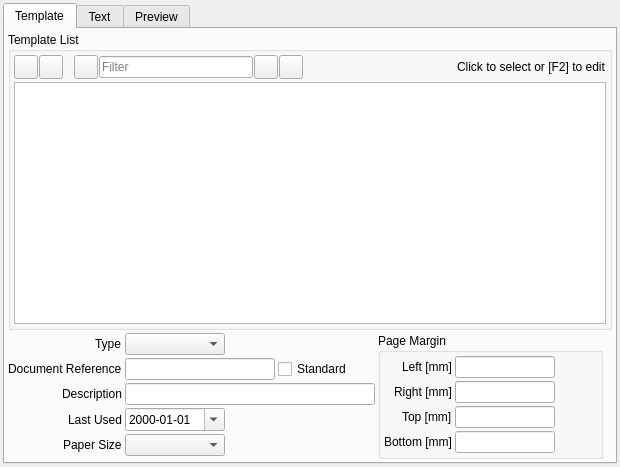
<?xml version="1.0" encoding="UTF-8"?>
<ui version="4.0">
 <class>SRM_TemplateWidget</class>
 <widget class="QWidget" name="SRM_TemplateWidget">
  <property name="geometry">
   <rect>
    <x>0</x>
    <y>0</y>
    <width>620</width>
    <height>467</height>
   </rect>
  </property>
  <property name="windowTitle">
   <string>Form</string>
  </property>
  <layout class="QGridLayout" name="gridLayout_10">
   <property name="leftMargin">
    <number>3</number>
   </property>
   <property name="topMargin">
    <number>3</number>
   </property>
   <property name="rightMargin">
    <number>3</number>
   </property>
   <property name="bottomMargin">
    <number>3</number>
   </property>
   <property name="spacing">
    <number>3</number>
   </property>
   <item row="0" column="0">
    <widget class="QTabWidget" name="tabWidget">
     <property name="currentIndex">
      <number>0</number>
     </property>
     <widget class="QWidget" name="tab">
      <attribute name="title">
       <string>Template</string>
      </attribute>
      <layout class="QGridLayout" name="gridLayout_2">
       <property name="leftMargin">
        <number>3</number>
       </property>
       <property name="topMargin">
        <number>3</number>
       </property>
       <property name="rightMargin">
        <number>3</number>
       </property>
       <property name="bottomMargin">
        <number>3</number>
       </property>
       <property name="spacing">
        <number>3</number>
       </property>
       <item row="0" column="0" colspan="5">
        <widget class="QGroupBox" name="gbDocument">
         <property name="title">
          <string>Template List</string>
         </property>
         <layout class="QGridLayout" name="gridLayout">
          <property name="leftMargin">
           <number>3</number>
          </property>
          <property name="topMargin">
           <number>3</number>
          </property>
          <property name="rightMargin">
           <number>3</number>
          </property>
          <property name="bottomMargin">
           <number>3</number>
          </property>
          <property name="spacing">
           <number>3</number>
          </property>
          <item row="0" column="0">
           <layout class="QHBoxLayout" name="horizontalLayout">
            <property name="spacing">
             <number>1</number>
            </property>
            <item>
             <widget class="QToolButton" name="pbAdd">
              <property name="minimumSize">
               <size>
                <width>24</width>
                <height>24</height>
               </size>
              </property>
              <property name="maximumSize">
               <size>
                <width>24</width>
                <height>24</height>
               </size>
              </property>
              <property name="text">
               <string/>
              </property>
              <property name="icon">
               <iconset resource="../../../db/src/gui/db.qrc">
                <normaloff>:/images/icons/add.png</normaloff>:/images/icons/add.png</iconset>
              </property>
             </widget>
            </item>
            <item>
             <widget class="QToolButton" name="pbDelete">
              <property name="minimumSize">
               <size>
                <width>24</width>
                <height>24</height>
               </size>
              </property>
              <property name="maximumSize">
               <size>
                <width>24</width>
                <height>24</height>
               </size>
              </property>
              <property name="text">
               <string/>
              </property>
              <property name="icon">
               <iconset resource="../../../db/src/gui/db.qrc">
                <normaloff>:/images/icons/delete.png</normaloff>:/images/icons/delete.png</iconset>
              </property>
             </widget>
            </item>
            <item>
             <spacer name="horizontalSpacer_3">
              <property name="orientation">
               <enum>Qt::Horizontal</enum>
              </property>
              <property name="sizeType">
               <enum>QSizePolicy::Fixed</enum>
              </property>
              <property name="sizeHint" stdset="0">
               <size>
                <width>10</width>
                <height>20</height>
               </size>
              </property>
             </spacer>
            </item>
            <item>
             <widget class="QToolButton" name="pbSave">
              <property name="minimumSize">
               <size>
                <width>24</width>
                <height>24</height>
               </size>
              </property>
              <property name="maximumSize">
               <size>
                <width>24</width>
                <height>24</height>
               </size>
              </property>
              <property name="text">
               <string/>
              </property>
              <property name="icon">
               <iconset resource="../../../db/src/gui/db.qrc">
                <normaloff>:/images/icons/database_save.png</normaloff>:/images/icons/database_save.png</iconset>
              </property>
             </widget>
            </item>
            <item>
             <widget class="QLineEdit" name="leFilter">
              <property name="placeholderText">
               <string>Filter</string>
              </property>
             </widget>
            </item>
            <item>
             <widget class="QToolButton" name="pbFilterOn">
              <property name="minimumSize">
               <size>
                <width>24</width>
                <height>24</height>
               </size>
              </property>
              <property name="maximumSize">
               <size>
                <width>24</width>
                <height>24</height>
               </size>
              </property>
              <property name="text">
               <string/>
              </property>
              <property name="icon">
               <iconset resource="../../../db/src/gui/db.qrc">
                <normaloff>:/images/icons/filter.png</normaloff>:/images/icons/filter.png</iconset>
              </property>
             </widget>
            </item>
            <item>
             <widget class="QToolButton" name="pbFilterOff">
              <property name="minimumSize">
               <size>
                <width>24</width>
                <height>24</height>
               </size>
              </property>
              <property name="maximumSize">
               <size>
                <width>24</width>
                <height>24</height>
               </size>
              </property>
              <property name="text">
               <string/>
              </property>
              <property name="icon">
               <iconset resource="../../../db/src/gui/db.qrc">
                <normaloff>:/images/icons/filter_empty.png</normaloff>:/images/icons/filter_empty.png</iconset>
              </property>
             </widget>
            </item>
            <item>
             <spacer name="horizontalSpacer">
              <property name="orientation">
               <enum>Qt::Horizontal</enum>
              </property>
              <property name="sizeHint" stdset="0">
               <size>
                <width>40</width>
                <height>20</height>
               </size>
              </property>
             </spacer>
            </item>
            <item>
             <widget class="QLabel" name="label">
              <property name="text">
               <string>Click to select or [F2] to edit</string>
              </property>
             </widget>
            </item>
           </layout>
          </item>
          <item row="1" column="0">
           <widget class="QTableView" name="tvTemplate"/>
          </item>
         </layout>
        </widget>
       </item>
       <item row="1" column="0">
        <layout class="QFormLayout" name="formLayout">
         <property name="labelAlignment">
          <set>Qt::AlignRight|Qt::AlignTrailing|Qt::AlignVCenter</set>
         </property>
         <property name="horizontalSpacing">
          <number>3</number>
         </property>
         <property name="verticalSpacing">
          <number>3</number>
         </property>
         <item row="0" column="0">
          <widget class="QLabel" name="label_5">
           <property name="text">
            <string>Type</string>
           </property>
          </widget>
         </item>
         <item row="0" column="1">
          <widget class="QComboBox" name="cbType">
           <property name="minimumSize">
            <size>
             <width>100</width>
             <height>0</height>
            </size>
           </property>
           <property name="maximumSize">
            <size>
             <width>100</width>
             <height>16777215</height>
            </size>
           </property>
          </widget>
         </item>
         <item row="1" column="0">
          <widget class="QLabel" name="label_2">
           <property name="text">
            <string>Document Reference</string>
           </property>
          </widget>
         </item>
         <item row="2" column="0">
          <widget class="QLabel" name="label_3">
           <property name="text">
            <string>Description</string>
           </property>
          </widget>
         </item>
         <item row="2" column="1">
          <widget class="QLineEdit" name="leDescription">
           <property name="minimumSize">
            <size>
             <width>250</width>
             <height>0</height>
            </size>
           </property>
           <property name="maximumSize">
            <size>
             <width>250</width>
             <height>16777215</height>
            </size>
           </property>
          </widget>
         </item>
         <item row="3" column="0">
          <widget class="QLabel" name="label_4">
           <property name="text">
            <string>Last Used</string>
           </property>
          </widget>
         </item>
         <item row="3" column="1">
          <widget class="QDateEdit" name="dteLastUsed">
           <property name="minimumSize">
            <size>
             <width>100</width>
             <height>0</height>
            </size>
           </property>
           <property name="maximumSize">
            <size>
             <width>100</width>
             <height>16777215</height>
            </size>
           </property>
           <property name="displayFormat">
            <string>yyyy-MM-dd</string>
           </property>
           <property name="calendarPopup">
            <bool>true</bool>
           </property>
          </widget>
         </item>
         <item row="4" column="0">
          <widget class="QLabel" name="label_6">
           <property name="text">
            <string>Paper Size</string>
           </property>
          </widget>
         </item>
         <item row="4" column="1">
          <widget class="QComboBox" name="cbPaperSize">
           <property name="minimumSize">
            <size>
             <width>100</width>
             <height>0</height>
            </size>
           </property>
           <property name="maximumSize">
            <size>
             <width>100</width>
             <height>16777215</height>
            </size>
           </property>
          </widget>
         </item>
         <item row="1" column="1">
          <layout class="QHBoxLayout" name="horizontalLayout_8">
           <item>
            <widget class="QLineEdit" name="leReference">
             <property name="minimumSize">
              <size>
               <width>150</width>
               <height>0</height>
              </size>
             </property>
             <property name="maximumSize">
              <size>
               <width>150</width>
               <height>16777215</height>
              </size>
             </property>
            </widget>
           </item>
           <item>
            <widget class="QCheckBox" name="chbStandard">
             <property name="text">
              <string>Standard</string>
             </property>
            </widget>
           </item>
           <item>
            <spacer name="horizontalSpacer_9">
             <property name="orientation">
              <enum>Qt::Horizontal</enum>
             </property>
             <property name="sizeType">
              <enum>QSizePolicy::Expanding</enum>
             </property>
             <property name="sizeHint" stdset="0">
              <size>
               <width>15</width>
               <height>20</height>
              </size>
             </property>
            </spacer>
           </item>
          </layout>
         </item>
        </layout>
       </item>
       <item row="1" column="1">
        <widget class="QGroupBox" name="groupBox">
         <property name="title">
          <string>Page Margin</string>
         </property>
         <layout class="QGridLayout" name="gridLayout_11">
          <property name="leftMargin">
           <number>3</number>
          </property>
          <property name="topMargin">
           <number>3</number>
          </property>
          <property name="rightMargin">
           <number>3</number>
          </property>
          <property name="bottomMargin">
           <number>3</number>
          </property>
          <property name="spacing">
           <number>3</number>
          </property>
          <item row="0" column="0">
           <layout class="QFormLayout" name="formLayout_2">
            <property name="fieldGrowthPolicy">
             <enum>QFormLayout::AllNonFixedFieldsGrow</enum>
            </property>
            <property name="labelAlignment">
             <set>Qt::AlignRight|Qt::AlignTrailing|Qt::AlignVCenter</set>
            </property>
            <property name="horizontalSpacing">
             <number>3</number>
            </property>
            <property name="verticalSpacing">
             <number>3</number>
            </property>
            <item row="0" column="0">
             <widget class="QLabel" name="label_7">
              <property name="text">
               <string>Left [mm]</string>
              </property>
             </widget>
            </item>
            <item row="0" column="1">
             <widget class="QLineEdit" name="leLeft">
              <property name="minimumSize">
               <size>
                <width>100</width>
                <height>0</height>
               </size>
              </property>
              <property name="maximumSize">
               <size>
                <width>100</width>
                <height>16777215</height>
               </size>
              </property>
              <property name="alignment">
               <set>Qt::AlignRight|Qt::AlignTrailing|Qt::AlignVCenter</set>
              </property>
             </widget>
            </item>
            <item row="1" column="0">
             <widget class="QLabel" name="label_8">
              <property name="text">
               <string>Right [mm]</string>
              </property>
             </widget>
            </item>
            <item row="1" column="1">
             <widget class="QLineEdit" name="leRight">
              <property name="minimumSize">
               <size>
                <width>100</width>
                <height>0</height>
               </size>
              </property>
              <property name="maximumSize">
               <size>
                <width>100</width>
                <height>16777215</height>
               </size>
              </property>
              <property name="alignment">
               <set>Qt::AlignRight|Qt::AlignTrailing|Qt::AlignVCenter</set>
              </property>
             </widget>
            </item>
            <item row="2" column="0">
             <widget class="QLabel" name="label_9">
              <property name="text">
               <string>Top [mm]</string>
              </property>
             </widget>
            </item>
            <item row="2" column="1">
             <widget class="QLineEdit" name="leTop">
              <property name="minimumSize">
               <size>
                <width>100</width>
                <height>0</height>
               </size>
              </property>
              <property name="maximumSize">
               <size>
                <width>100</width>
                <height>16777215</height>
               </size>
              </property>
              <property name="alignment">
               <set>Qt::AlignRight|Qt::AlignTrailing|Qt::AlignVCenter</set>
              </property>
             </widget>
            </item>
            <item row="3" column="0">
             <widget class="QLabel" name="label_10">
              <property name="text">
               <string>Bottom [mm]</string>
              </property>
             </widget>
            </item>
            <item row="3" column="1">
             <widget class="QLineEdit" name="leBottom">
              <property name="minimumSize">
               <size>
                <width>100</width>
                <height>0</height>
               </size>
              </property>
              <property name="maximumSize">
               <size>
                <width>100</width>
                <height>16777215</height>
               </size>
              </property>
              <property name="alignment">
               <set>Qt::AlignRight|Qt::AlignTrailing|Qt::AlignVCenter</set>
              </property>
             </widget>
            </item>
           </layout>
          </item>
         </layout>
        </widget>
       </item>
      </layout>
     </widget>
     <widget class="QWidget" name="tab_2">
      <attribute name="title">
       <string>Text</string>
      </attribute>
      <layout class="QGridLayout" name="gridLayout_9">
       <item row="4" column="0">
        <widget class="QToolBox" name="toolBox">
         <property name="frameShape">
          <enum>QFrame::NoFrame</enum>
         </property>
         <property name="frameShadow">
          <enum>QFrame::Sunken</enum>
         </property>
         <property name="lineWidth">
          <number>1</number>
         </property>
         <property name="currentIndex">
          <number>1</number>
         </property>
         <property name="tabSpacing">
          <number>3</number>
         </property>
         <widget class="QWidget" name="pageHeader">
          <property name="geometry">
           <rect>
            <x>0</x>
            <y>0</y>
            <width>245</width>
            <height>96</height>
           </rect>
          </property>
          <attribute name="label">
           <string>Page Header</string>
          </attribute>
          <layout class="QGridLayout" name="gridLayout_7">
           <property name="leftMargin">
            <number>0</number>
           </property>
           <property name="topMargin">
            <number>0</number>
           </property>
           <property name="rightMargin">
            <number>0</number>
           </property>
           <property name="bottomMargin">
            <number>0</number>
           </property>
           <property name="spacing">
            <number>3</number>
           </property>
           <item row="0" column="0">
            <widget class="RB_TextEdit" name="tePageHeader"/>
           </item>
           <item row="1" column="0">
            <layout class="QHBoxLayout" name="horizontalLayout_2">
             <property name="spacing">
              <number>7</number>
             </property>
             <item>
              <widget class="QLabel" name="label_11">
               <property name="text">
                <string>Section Height [mm]</string>
               </property>
              </widget>
             </item>
             <item>
              <widget class="QLineEdit" name="lePageHeaderHeight">
               <property name="sizePolicy">
                <sizepolicy hsizetype="Minimum" vsizetype="Fixed">
                 <horstretch>0</horstretch>
                 <verstretch>0</verstretch>
                </sizepolicy>
               </property>
              </widget>
             </item>
             <item>
              <spacer name="horizontalSpacer_2">
               <property name="orientation">
                <enum>Qt::Horizontal</enum>
               </property>
               <property name="sizeType">
                <enum>QSizePolicy::Expanding</enum>
               </property>
               <property name="sizeHint" stdset="0">
                <size>
                 <width>40</width>
                 <height>20</height>
                </size>
               </property>
              </spacer>
             </item>
            </layout>
           </item>
          </layout>
         </widget>
         <widget class="QWidget" name="pageDocContent">
          <property name="geometry">
           <rect>
            <x>0</x>
            <y>0</y>
            <width>590</width>
            <height>317</height>
           </rect>
          </property>
          <attribute name="label">
           <string>Document Content</string>
          </attribute>
          <layout class="QGridLayout" name="gridLayout_5">
           <property name="leftMargin">
            <number>0</number>
           </property>
           <property name="topMargin">
            <number>0</number>
           </property>
           <property name="rightMargin">
            <number>0</number>
           </property>
           <property name="bottomMargin">
            <number>0</number>
           </property>
           <item row="0" column="0">
            <widget class="RB_TextEdit" name="teDocContent"/>
           </item>
          </layout>
         </widget>
         <widget class="QWidget" name="pageFooter">
          <property name="geometry">
           <rect>
            <x>0</x>
            <y>0</y>
            <width>245</width>
            <height>96</height>
           </rect>
          </property>
          <attribute name="label">
           <string>Page Footer</string>
          </attribute>
          <layout class="QGridLayout" name="gridLayout_3">
           <property name="leftMargin">
            <number>0</number>
           </property>
           <property name="topMargin">
            <number>0</number>
           </property>
           <property name="rightMargin">
            <number>0</number>
           </property>
           <property name="bottomMargin">
            <number>0</number>
           </property>
           <property name="spacing">
            <number>3</number>
           </property>
           <item row="0" column="0">
            <widget class="RB_TextEdit" name="tePageFooter"/>
           </item>
           <item row="1" column="0">
            <layout class="QHBoxLayout" name="horizontalLayout_6">
             <property name="spacing">
              <number>7</number>
             </property>
             <item>
              <widget class="QLabel" name="label_15">
               <property name="text">
                <string>Section Height [mm]</string>
               </property>
              </widget>
             </item>
             <item>
              <widget class="QLineEdit" name="lePageFooterHeight">
               <property name="sizePolicy">
                <sizepolicy hsizetype="Minimum" vsizetype="Fixed">
                 <horstretch>0</horstretch>
                 <verstretch>0</verstretch>
                </sizepolicy>
               </property>
              </widget>
             </item>
             <item>
              <spacer name="horizontalSpacer_7">
               <property name="orientation">
                <enum>Qt::Horizontal</enum>
               </property>
               <property name="sizeType">
                <enum>QSizePolicy::Expanding</enum>
               </property>
               <property name="sizeHint" stdset="0">
                <size>
                 <width>40</width>
                 <height>20</height>
                </size>
               </property>
              </spacer>
             </item>
            </layout>
           </item>
          </layout>
         </widget>
        </widget>
       </item>
       <item row="3" column="0">
        <layout class="QHBoxLayout" name="horizontalLayout_4">
         <item>
          <widget class="QLabel" name="label_13">
           <property name="text">
            <string>Reference</string>
           </property>
          </widget>
         </item>
         <item>
          <widget class="QLineEdit" name="leReferenceText">
           <property name="sizePolicy">
            <sizepolicy hsizetype="Preferred" vsizetype="Fixed">
             <horstretch>0</horstretch>
             <verstretch>0</verstretch>
            </sizepolicy>
           </property>
           <property name="placeholderText">
            <string>No document selected</string>
           </property>
          </widget>
         </item>
         <item>
          <spacer name="horizontalSpacer_5">
           <property name="orientation">
            <enum>Qt::Horizontal</enum>
           </property>
           <property name="sizeHint" stdset="0">
            <size>
             <width>40</width>
             <height>20</height>
            </size>
           </property>
          </spacer>
         </item>
        </layout>
       </item>
      </layout>
     </widget>
     <widget class="QWidget" name="tab_3">
      <attribute name="title">
       <string>Preview</string>
      </attribute>
      <layout class="QGridLayout" name="gridLayout_8">
       <property name="leftMargin">
        <number>3</number>
       </property>
       <property name="topMargin">
        <number>3</number>
       </property>
       <property name="rightMargin">
        <number>3</number>
       </property>
       <property name="bottomMargin">
        <number>3</number>
       </property>
       <item row="2" column="0">
        <widget class="QScrollArea" name="scrollArea">
         <property name="widgetResizable">
          <bool>true</bool>
         </property>
         <widget class="QWidget" name="scrollAreaWidgetContents">
          <property name="geometry">
           <rect>
            <x>0</x>
            <y>0</y>
            <width>600</width>
            <height>399</height>
           </rect>
          </property>
         </widget>
        </widget>
       </item>
       <item row="0" column="0">
        <layout class="QHBoxLayout" name="horizontalLayout_7">
         <item>
          <widget class="QLabel" name="label_16">
           <property name="text">
            <string>Reference</string>
           </property>
          </widget>
         </item>
         <item>
          <widget class="QLineEdit" name="leReferencePreview">
           <property name="sizePolicy">
            <sizepolicy hsizetype="Preferred" vsizetype="Fixed">
             <horstretch>0</horstretch>
             <verstretch>0</verstretch>
            </sizepolicy>
           </property>
           <property name="readOnly">
            <bool>true</bool>
           </property>
           <property name="placeholderText">
            <string>No document selected</string>
           </property>
          </widget>
         </item>
         <item>
          <spacer name="horizontalSpacer_8">
           <property name="orientation">
            <enum>Qt::Horizontal</enum>
           </property>
           <property name="sizeHint" stdset="0">
            <size>
             <width>40</width>
             <height>20</height>
            </size>
           </property>
          </spacer>
         </item>
        </layout>
       </item>
      </layout>
     </widget>
    </widget>
   </item>
  </layout>
 </widget>
 <customwidgets>
  <customwidget>
   <class>RB_TextEdit</class>
   <extends>QTextEdit</extends>
   <header location="global">rb_textedit.h</header>
  </customwidget>
 </customwidgets>
 <tabstops>
  <tabstop>tvTemplate</tabstop>
  <tabstop>pbAdd</tabstop>
  <tabstop>pbDelete</tabstop>
  <tabstop>pbSave</tabstop>
  <tabstop>leFilter</tabstop>
  <tabstop>pbFilterOn</tabstop>
  <tabstop>pbFilterOff</tabstop>
  <tabstop>cbType</tabstop>
  <tabstop>leReference</tabstop>
  <tabstop>chbStandard</tabstop>
  <tabstop>leDescription</tabstop>
  <tabstop>dteLastUsed</tabstop>
  <tabstop>cbPaperSize</tabstop>
  <tabstop>leLeft</tabstop>
  <tabstop>leRight</tabstop>
  <tabstop>leTop</tabstop>
  <tabstop>leBottom</tabstop>
  <tabstop>tabWidget</tabstop>
  <tabstop>leReferenceText</tabstop>
  <tabstop>tePageHeader</tabstop>
  <tabstop>lePageHeaderHeight</tabstop>
  <tabstop>teDocContent</tabstop>
  <tabstop>tePageFooter</tabstop>
  <tabstop>lePageFooterHeight</tabstop>
  <tabstop>leReferencePreview</tabstop>
  <tabstop>scrollArea</tabstop>
 </tabstops>
 <resources>
  <include location="../../../db/src/gui/db.qrc"/>
 </resources>
 <connections/>
</ui>
